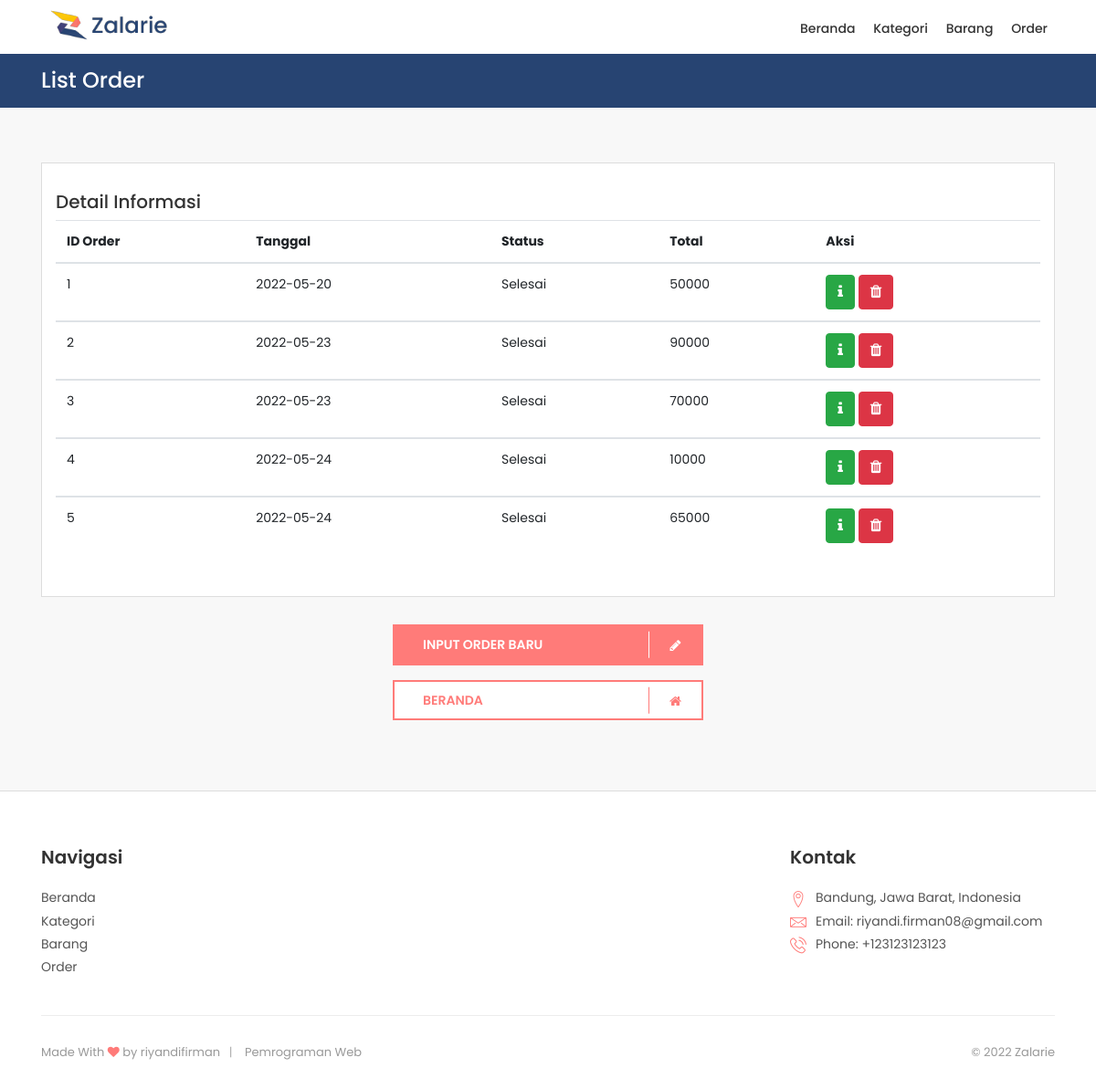
Page /php/order/order.php on the committed database.
### tables this page shows
CREATE TABLE `orders` (
  `id_order` int(11) NOT NULL,
  `tanggal` date DEFAULT NULL,
  `status` varchar(50) DEFAULT NULL,
  `total` int(5) DEFAULT NULL
);

### php/order/order.php (the view, shortened to what this page needs)
<!DOCTYPE html>
<html lang="en">
<head>
	<link href="../../assets/vendor/font-awesome/css/font-awesome.min.css" rel="stylesheet">
	<link href="../../assets/vendor/icomoon/css/iconfont.min.css" rel="stylesheet">
	<link href="../../assets/vendor/bootstrap/css/bootstrap.min.css" rel="stylesheet">
	<link href="../../assets/vendor/animate/css/animate.min.css" rel="stylesheet">
	<link href="../../assets/vendor/dmenu/css/menu.css" rel="stylesheet">
	<link href="../../assets/vendor/hamburgers/css/hamburgers.min.css" rel="stylesheet">
	<link href="../../assets/vendor/mmenu/css/mmenu.min.css" rel="stylesheet">
	<link href="../../assets/vendor/magnific-popup/css/magnific-popup.css" rel="stylesheet">
	<link href="../../assets/vendor/float-labels/css/float-labels.min.css" rel="stylesheet">
	<link href="../../assets/css/style.css" rel="stylesheet">
</head>
<body>
	<div id="page">
		<header class="main-header sticky">
			<div class="container">
				<div class="row">
					<div class="col-lg-3 col-6">
						<div id="logo">
							<h1><a href="../index.php" title="Zalarie">Zalarie</a></h1>
						</div>
					</div>
					<div class="col-lg-9 col-6">
						<nav id="menu" class="main-menu">
							<ul>
								<li><span><a href="../index.php">Beranda</a></span></li>
								<li><span><a href="../kategori/kategori.php">Kategori</a></span></li>
								<li><span><a href="../barang/barang.php">Barang</a></span></li>
								<li><span><a href="#">Order</a></span></li>
							</ul>
						</nav>
					</div>
				</div>
			</div>
		</header>
		<div class="sub-header">
			<div class="container">
				<h1>List Order</h1>
			</div>
		</div>
		<main>
			<div class="order">
				<div class="container">
					<form id="orderForm" name="orderForm">
						<div class="row">
							<div class="col-lg-12" id="mainContent">
								<div id="personalDetails" class="row contact-box">
									<div>
										<h5>Detail Informasi</h5>
									</div>
									<table class="table table-hover">
										<thead>
											<tr>
												<th scope="col">ID Order</th>
												<th scope="col">Tanggal</th>
												<th scope="col">Status</th>
												<th scope="col">Total</th>
												<th scope="col">Aksi</th>
											</tr>
										</thead>
									<?php
										include '../koneksi.php';
										$query = mysqli_query($koneksi, "SELECT * FROM orders");
										while($data = mysqli_fetch_array($query)){
										echo "<tbody>";
										echo "<tr>";
										echo "<td>".$data['id_order']."</td>";
										echo "<td>".$data['tanggal']."</td>";
										echo "<td>".$data['status']."</td>";
										echo "<td>".$data['total']."</td>";
										echo "<td>
										<a href='detail_order.php?id_order=$data[id_order]' class='btn btn-success' role='button' style='color:white;'><i class='fa fa-info' aria-hidden='true'></i></a>
										<a href='delete_order.php?id_order=$data[id_order]' class='btn btn-danger' role='button' style='color:white;'><i class='fa fa-trash' aria-hidden='true'></i></a></td>";
										echo "</tr>";
										echo "</tbody>";
									} ?>
									</table>
								</div>
								<div class="col-lg-4" style="margin: 0 auto ;" >
										<div class="row">
											<div class="col-lg-12">
												<a class="btn-form-func" role="button" href="input_order.php" style="color:white;">
													<span class="btn-form-func-content">INPUT ORDER BARU</span>
													<span class="icon"><i class="fa fa-pencil" aria-hidden="true"></i></span>
												</a>
											</div>
										</div>
										<div class="row">
											<div class="col-lg-12">
												<a href="../index.php" class="btn-form-func btn-form-func-alt-color" role="button">
													<span class="btn-form-func-content">BERANDA</span>
													<span class="icon"><i class="fa fa-home" aria-hidden="true"></i></span>
												</a>
											</div>
										</div>
								</div>
							</div>
						</div>
					</form>
				</div>
			</div>
		</main>
		<footer class="main-footer">
			<div class="container">
				<div class="row">
					<div class="col-md-3">
						<h5 class="footer-heading">Navigasi</h5>
						<ul class="list-unstyled nav-links">
							<li><a href="../index.php" class="footer-link">Beranda</a></li>
							<li><a href="../kategori/kategori.php" class="footer-link">Kategori</a></li>
							<li><a href="../barang/barang.php" class="footer-link">Barang</a></li>
							<li><a href="#" class="footer-link">Order</a></li>
						</ul>
					</div>
					<div class="col-md-90">
						<h5 class="footer-heading">Kontak</h5>
						<ul class="list-unstyled contact-links">
							<li><i class="icon icon-map-marker"></i><a href="https://goo.gl/maps/aMUNnmKNBACjYymA7" class="footer-link" target="_blank">Bandung, Jawa Barat, Indonesia</a></li>
							<li><i class="icon icon-envelope3"></i><a href="https://mail.google.com/" class="footer-link">Email: riyandi.firman08@gmail.com</a></li>
							<li><i class="icon icon-phone2"></i><a href="#" class="footer-link">Phone: +123123123123</a></li>
						</ul>
					</div>
				</div>
				<hr>
				<div class="row">
					<div class="col-md-8">
						<ul id="subFooterLinks">
							<li><a href="https://github.com/riyandifirman" target="_blank">Made With <i class="fa fa-heart pulse"></i> by riyandifirman</a></li>
							<li>Pemrograman Web</li>
						</ul>
					</div>
					<div class="col-md-4">
						<div id="copy">© 2022 Zalarie</div>
					</div>
				</div>
			</div>
		</footer>
	</div>
</body>
</html>

### assets/css/style.css (style rules this page uses)
html * { -webkit-font-smoothing: antialiased; -moz-osx-font-smoothing: grayscale; }
body { background: #f8f8f8; font-size: 14px; font-family: "Poppins", sans-serif; color: #555; }
main { background: #f8f8f8; position: relative; z-index: 1; }
h1, h2, h3, h4, h5, h6 { color: #333; }
h1, h2 { font-weight: 700; }
hr { margin: 15px 0 30px 0; border-color: #ededed; }
a { color: #ff7b79; text-decoration: none; -moz-transition: all 0.5s ease-in-out; -o-transition: all 0.5s ease-in-out; -webkit-transition: all 0.5s ease-in-out; -ms-transition: all 0.5s ease-in-out; transition: all 0.5s ease-in-out; outline: none; }
ul, ol { list-style: none; margin: 0 0 25px 0; padding: 0; }
header { background-color: #fff; min-height: 55px; padding: 10px 0; border-bottom: 1px solid transparent; }
header.main-header { width: 100%; z-index: 2; position: relative; -moz-transition: all 0.2s ease-in-out; -o-transition: all 0.2s ease-in-out; -webkit-transition: all 0.2s ease-in-out; -ms-transition: all 0.2s ease-in-out; transition: all 0.2s ease-in-out; }
header.main-header.sticky { border-bottom: 1px solid #fff; position: fixed; left: 0; top: 0; z-index: 2; }
#logo h1 { margin: 0; padding: 0; line-height: 1; }
#logo h1 a { width: 149px; height: 35px; display: block; background: url(../../assets/images/logo.svg) no-repeat 0 0; background-size: 149px 35px; text-indent: -9999px; }
.sub-header { background-color: #274472; padding: 15px 0; margin-top: 59px; }
.sub-header h1 { color: #fff; margin: 0; font-size: 24px; font-weight: 500; }
footer.main-footer { padding-top: 60px; padding-bottom: 30px; color: #555; background: #fff; border-top: 1px solid #ddd; }
.footer-heading { margin-bottom: 1.25rem; font-weight: 600; }
.footer-link { color: #555; font-size: 14px; font-weight: 400; line-height: 1.8; }
.contact-links i { color: #ff7b79; margin-right: 10px; font-size: 18px; vertical-align: middle; }
footer #copy { text-align: right; font-size: 13px; font-size: 0.8125rem; color: #999; }
.col-md-90 { margin-left: 550px; }
ul#subFooterLinks { margin: 0; font-size: 13px; font-size: 0.8125rem; color: #999; }
ul#subFooterLinks li { display: inline-block; margin-right: 15px; }
ul#subFooterLinks li:first-child { margin-right: 20px; }
ul#subFooterLinks li:last-child:after { content: ""; }
ul#subFooterLinks li a { color: #999 }
ul#subFooterLinks li:after { content: "|"; font-weight: 300; position: relative; left: 10px; }
ul#subFooterLinks i { color: #ff7b79; }
.about-me, .order { padding: 60px 0; }
.contact-box { position: relative; background: #fff; margin: 0 0 30px 0; padding: 30px 15px; border: 1px solid #ddd; }
.btn-form-func { background: #ff7b79; border-radius: 0; border: 2px solid #ff7b79; color: #fff; display: inline-block; overflow: hidden; padding: 12px 30px 12px 16px; position: relative; text-decoration: none; line-height: 1; width: 100%; font-weight: 600; margin-bottom: 10px; }
.btn-form-func .btn-form-func-content { font-size: 1em; line-height: 1.2; padding: 0 15px; position: relative; right: 0; transition: right 300ms ease; display: block; text-align: left; }
.btn-form-func .icon { border-left: 1px solid #fff; position: absolute; right: 0; text-align: center; top: 50%; transition: all 300ms ease; transform: translateY(-50%); width: 58px; height: 70%; }
.btn-form-func .icon i { position: relative; top: 50%; transform: translateY(-50%); }
.btn-form-func:after { content: ''; position: absolute; top: 0; bottom: 0; right: 0; left: 0; background-color: transparent; opacity: 0; transition: opacity 300ms ease; }
.btn-form-func.btn-form-func-alt-color { background: #fff; border-color: #ff7b79; color: #ff7b79 !important; }
.btn-form-func.btn-form-func-alt-color .icon { border-left-color: #ff7b79; }
.btn-form-func.btn-form-func-alt-color:after { background-color: transparent; }

### rows in the picture
orders: id_order "1", tanggal "2022-05-20", status "Selesai", total "50000"
orders: id_order "2", tanggal "2022-05-23", status "Selesai", total "90000"
orders: id_order "3", tanggal "2022-05-23", status "Selesai", total "70000"
orders: id_order "4", tanggal "2022-05-24", status "Selesai", total "10000"
orders: id_order "5", tanggal "2022-05-24", status "Selesai", total "65000"
